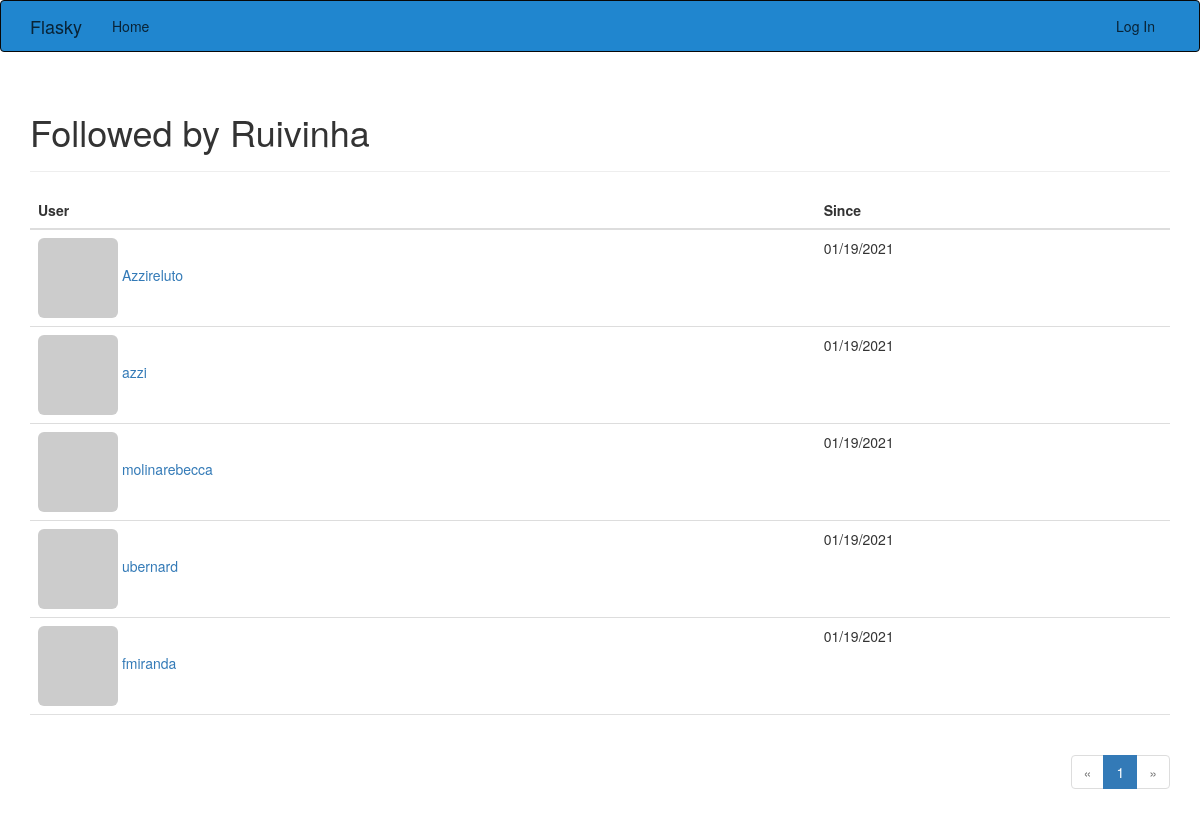
The app's page /followed_by/Ruivinha with its own data.
### app/models.py (models this page shows, shortened)
class User(UserMixin, db.Model):
    __tablename__ = 'users'
    id = db.Column(db.Integer, primary_key=True)
    email = db.Column(db.String(65), unique=True, index=True)
    username = db.Column(db.String(64), unique=True, index=True)
    password_hash = db.Column(db.String(128))
    role_id = db.Column(db.Integer, db.ForeignKey('roles.id'))
    confirmed = db.Column(db.Boolean,  default=False)
    name = db.Column(db.String(64))
    location = db.Column(db.String(64))
    about_me = db.Column(db.Text())
    menber_since = db.Column(db.DateTime(), default=datetime.utcnow)
    last_seen = db.Column(db.DateTime(), default=datetime.utcnow)
    avatar_hash = db.Column(db.String(32))
    posts = db.relationship('Post', backref='author', lazy='dynamic')
    followed = db.relationship('Follow', foreign_keys=[Follow.follower_id],
                                 backref=db.backref('follower', lazy='joined'),
                                 lazy='dynamic', cascade='all,  delete-orphan')
    followers = db.relationship('Follow',foreign_keys=[Follow.followed_id],
                                 backref=db.backref('followed', lazy='joined'),
                                 lazy='dynamic', cascade='all, delete-orphan')
    @property
    def password(self):
        raise AttributeError('Password is not a readable attribute')
    def gravatar(self, size=100, default='identicon', ratting='g'):
        if request.is_secure:
            url = 'https://secure.gravatar.com/avatar'
        else:
            url = 'https://secure.gravatar.com/avatar'
            hash = self.avatar_hash or self.gravatar_hash()
            return '{url}/{hash}?s={size}&d={default}&r={ratting}'.format(
                url=url, hash=hash, size=size, default=default, ratting=ratting)

class Follow(db.Model):
    __tablename__='follows'
    follower_id = db.Column(db.Integer, db.ForeignKey('users.id'), primary_key=True)
    followed_id = db.Column(db.Integer, db.ForeignKey('users.id'), primary_key=True)
    timestamp = db.Column(db.DateTime, default=datetime.utcnow)

### app/main/views.py (the view)
@main.route('/followed_by/<username>')
def followed_by(username):
    user = User.query.filter_by(username=username).first()
    if user is None:
        flash('Invalid user.')
        return redirect(url_for('.index'))
    page = request.args.get('page', 1, type=int)
    pagination = user.followed.paginate(
        page, per_page=current_app.config['FLASKY_FOLLOWERS_PER_PAGE'],
        error_out=False)
    follows = [{'user': item.followed, 'timestamp': item.timestamp}
               for item in pagination.items]
    return render_template('followers.html', user=user, title="Followed by",
                           endpoint='.followed_by', pagination=pagination,
                           follows=follows)

### app/auth/views.py (called while the page is built)
@auth.before_app_request
def before_request():
    if current_user.is_authenticated:
        current_user.ping()
        if not current_user.confirmed \
                and request.endpoint \
                and request.blueprint != 'auth'\
                and request.endpoint != 'static':
            return  redirect(url_for('auth.unconfirmed'))

### app/main/__init__.py (called while the page is built)
@main.app_context_processor
def inject_permissions():
    return dict(Permission=Permission)

### app/templates/followers.html (shortened to what this page needs)
{% extends "base.html" %}
{% import "_macros.html" as macros %}
{% block page_content %}
<div class="page-header">
    <h1>{{ title }} {{ user.username }}</h1>
</div>
<table class="table table-hover followers">
    <thead><tr><th>User</th><th>Since</th></tr></thead>
    {% for follow in follows %}
    {% if follow.user != user %}
    <tr>
        <td>
            <a href="{{ url_for('.user', username = follow.user.username) }}">
                <img class="img-rounded" src="{{ follow.user.gravatar(size=32) }}">
                {{ follow.user.username }}
            </a>
        </td>
        <td>{{ moment(follow.timestamp).format('L') }}</td>
    </tr>
    {% endif %}
    {% endfor %}
</table>
<div class="pagination">
    {{ macros.pagination_widget(pagination, endpoint, username = user.username) }}
</div>
{% endblock %}

### app/static/CSS/styles.css (style rules this page uses)
div.pagination { width: 100%; text-align: right; padding: 0px; margin: 0px; }
.table.followers tr { border-bottom: 1px solid #e0e0e0; }

### records on screen
User: username "Ruivinha"
User: user.username "Azzireluto"
Follow: timestamp "01/19/2021"
User: user.username "azzi"
Follow: timestamp "01/19/2021"
User: user.username "molinarebecca"
Follow: timestamp "01/19/2021"
User: user.username "ubernard"
Follow: timestamp "01/19/2021"
User: user.username "fmiranda"
Follow: timestamp "01/19/2021"

### other values on screen
{{ title }} "Followed by"
{{ p }} "1"
